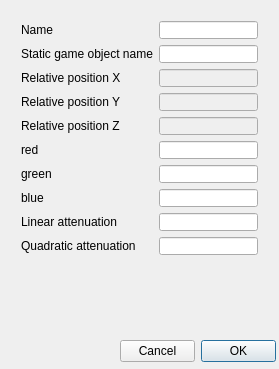
<?xml version="1.0" encoding="UTF-8"?>
<ui version="4.0">
 <class>AddOrEditPointLightDialog</class>
 <widget class="QDialog" name="AddOrEditPointLightDialog">
  <property name="geometry">
   <rect>
    <x>0</x>
    <y>0</y>
    <width>279</width>
    <height>369</height>
   </rect>
  </property>
  <property name="windowTitle">
   <string>Add or edit point light</string>
  </property>
  <property name="locale">
   <locale language="English" country="UnitedStates"/>
  </property>
  <widget class="QDialogButtonBox" name="buttonBox">
   <property name="geometry">
    <rect>
     <x>120</x>
     <y>340</y>
     <width>156</width>
     <height>23</height>
    </rect>
   </property>
   <property name="layoutDirection">
    <enum>Qt::RightToLeft</enum>
   </property>
   <property name="standardButtons">
    <set>QDialogButtonBox::Cancel|QDialogButtonBox::Ok</set>
   </property>
  </widget>
  <widget class="QLabel" name="errorsMsgLbl">
   <property name="geometry">
    <rect>
     <x>10</x>
     <y>280</y>
     <width>261</width>
     <height>51</height>
    </rect>
   </property>
   <property name="palette">
    <palette>
     <active>
      <colorrole role="WindowText">
       <brush brushstyle="SolidPattern">
        <color alpha="255">
         <red>255</red>
         <green>0</green>
         <blue>0</blue>
        </color>
       </brush>
      </colorrole>
      <colorrole role="Text">
       <brush brushstyle="SolidPattern">
        <color alpha="255">
         <red>255</red>
         <green>0</green>
         <blue>0</blue>
        </color>
       </brush>
      </colorrole>
      <colorrole role="ButtonText">
       <brush brushstyle="SolidPattern">
        <color alpha="255">
         <red>255</red>
         <green>0</green>
         <blue>0</blue>
        </color>
       </brush>
      </colorrole>
     </active>
     <inactive>
      <colorrole role="WindowText">
       <brush brushstyle="SolidPattern">
        <color alpha="255">
         <red>255</red>
         <green>0</green>
         <blue>0</blue>
        </color>
       </brush>
      </colorrole>
      <colorrole role="Text">
       <brush brushstyle="SolidPattern">
        <color alpha="255">
         <red>255</red>
         <green>0</green>
         <blue>0</blue>
        </color>
       </brush>
      </colorrole>
      <colorrole role="ButtonText">
       <brush brushstyle="SolidPattern">
        <color alpha="255">
         <red>255</red>
         <green>0</green>
         <blue>0</blue>
        </color>
       </brush>
      </colorrole>
     </inactive>
     <disabled>
      <colorrole role="WindowText">
       <brush brushstyle="SolidPattern">
        <color alpha="255">
         <red>120</red>
         <green>120</green>
         <blue>120</blue>
        </color>
       </brush>
      </colorrole>
      <colorrole role="Text">
       <brush brushstyle="SolidPattern">
        <color alpha="255">
         <red>120</red>
         <green>120</green>
         <blue>120</blue>
        </color>
       </brush>
      </colorrole>
      <colorrole role="ButtonText">
       <brush brushstyle="SolidPattern">
        <color alpha="255">
         <red>120</red>
         <green>120</green>
         <blue>120</blue>
        </color>
       </brush>
      </colorrole>
     </disabled>
    </palette>
   </property>
   <property name="text">
    <string/>
   </property>
   <property name="wordWrap">
    <bool>true</bool>
   </property>
  </widget>
  <widget class="QWidget" name="layoutWidget">
   <property name="geometry">
    <rect>
     <x>10</x>
     <y>10</y>
     <width>259</width>
     <height>256</height>
    </rect>
   </property>
   <layout class="QFormLayout" name="formLayout">
    <item row="0" column="0">
     <widget class="QLabel" name="nameLbl">
      <property name="text">
       <string>Name</string>
      </property>
     </widget>
    </item>
    <item row="0" column="1">
     <widget class="QLineEdit" name="nameTxt"/>
    </item>
    <item row="1" column="0">
     <widget class="QLabel" name="sgoNameLbl">
      <property name="locale">
       <locale language="English" country="UnitedStates"/>
      </property>
      <property name="text">
       <string>Static game object name</string>
      </property>
     </widget>
    </item>
    <item row="1" column="1">
     <widget class="QLineEdit" name="sgoNameTxt"/>
    </item>
    <item row="2" column="0">
     <widget class="QLabel" name="relPosXLbl">
      <property name="text">
       <string>Relative position X</string>
      </property>
     </widget>
    </item>
    <item row="2" column="1">
     <widget class="QLineEdit" name="relPosXTxt">
      <property name="enabled">
       <bool>false</bool>
      </property>
      <property name="readOnly">
       <bool>false</bool>
      </property>
     </widget>
    </item>
    <item row="3" column="0">
     <widget class="QLabel" name="relPosYLbl">
      <property name="text">
       <string>Relative position Y</string>
      </property>
     </widget>
    </item>
    <item row="3" column="1">
     <widget class="QLineEdit" name="relPosYTxt">
      <property name="enabled">
       <bool>false</bool>
      </property>
      <property name="readOnly">
       <bool>false</bool>
      </property>
     </widget>
    </item>
    <item row="4" column="0">
     <widget class="QLabel" name="relPosZLbl">
      <property name="text">
       <string>Relative position Z</string>
      </property>
     </widget>
    </item>
    <item row="4" column="1">
     <widget class="QLineEdit" name="relPosZTxt">
      <property name="enabled">
       <bool>false</bool>
      </property>
      <property name="readOnly">
       <bool>false</bool>
      </property>
     </widget>
    </item>
    <item row="8" column="0">
     <widget class="QLabel" name="linearAttenuationLbl">
      <property name="text">
       <string>Linear attenuation</string>
      </property>
     </widget>
    </item>
    <item row="8" column="1">
     <widget class="QLineEdit" name="linearAttenuationTxt"/>
    </item>
    <item row="9" column="0">
     <widget class="QLabel" name="quadraticAttenuationLbl">
      <property name="text">
       <string>Quadratic attenuation</string>
      </property>
     </widget>
    </item>
    <item row="9" column="1">
     <widget class="QLineEdit" name="quadraticAttenuationTxt"/>
    </item>
    <item row="5" column="0">
     <widget class="QLabel" name="redLbl">
      <property name="text">
       <string>red</string>
      </property>
     </widget>
    </item>
    <item row="5" column="1">
     <widget class="QLineEdit" name="redTxt"/>
    </item>
    <item row="7" column="0">
     <widget class="QLabel" name="blueLbl">
      <property name="text">
       <string>blue</string>
      </property>
     </widget>
    </item>
    <item row="7" column="1">
     <widget class="QLineEdit" name="blueTxt"/>
    </item>
    <item row="6" column="0">
     <widget class="QLabel" name="greenLbl">
      <property name="text">
       <string>green</string>
      </property>
     </widget>
    </item>
    <item row="6" column="1">
     <widget class="QLineEdit" name="greenTxt"/>
    </item>
   </layout>
  </widget>
 </widget>
 <layoutdefault spacing="6" margin="11"/>
 <tabstops>
  <tabstop>nameTxt</tabstop>
  <tabstop>sgoNameTxt</tabstop>
  <tabstop>relPosXTxt</tabstop>
  <tabstop>relPosYTxt</tabstop>
  <tabstop>relPosZTxt</tabstop>
  <tabstop>redTxt</tabstop>
  <tabstop>greenTxt</tabstop>
  <tabstop>blueTxt</tabstop>
  <tabstop>linearAttenuationTxt</tabstop>
  <tabstop>quadraticAttenuationTxt</tabstop>
 </tabstops>
 <resources/>
 <connections>
  <connection>
   <sender>buttonBox</sender>
   <signal>accepted()</signal>
   <receiver>AddOrEditPointLightDialog</receiver>
   <slot>accept()</slot>
   <hints>
    <hint type="sourcelabel">
     <x>197</x>
     <y>211</y>
    </hint>
    <hint type="destinationlabel">
     <x>143</x>
     <y>116</y>
    </hint>
   </hints>
  </connection>
  <connection>
   <sender>buttonBox</sender>
   <signal>rejected()</signal>
   <receiver>AddOrEditPointLightDialog</receiver>
   <slot>reject()</slot>
   <hints>
    <hint type="sourcelabel">
     <x>197</x>
     <y>211</y>
    </hint>
    <hint type="destinationlabel">
     <x>143</x>
     <y>116</y>
    </hint>
   </hints>
  </connection>
 </connections>
</ui>
